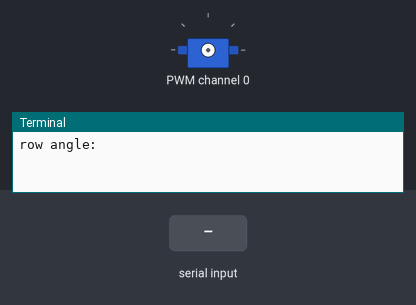
Recording of a program running on a simulated Raspberry Pi (BCM pin numbers). Shown: servo, the last lines printed to the terminal. Inputs (shaded band) come from the test bench. Servo angles are drawn from the pulse width (0.5 ms = 0°, 2.5 ms = 180°).

Above: at 1.2 s.
1.3 s: "5" typed at the terminal, then Enter
2.8 s: "90" typed at the terminal, then Enter
At 3.6 s:
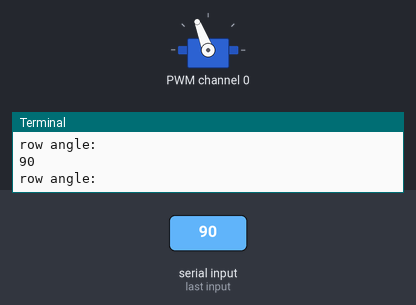
Timing chart, 0 to 5.8 s (numbered marks = the images above; inputs shaded):
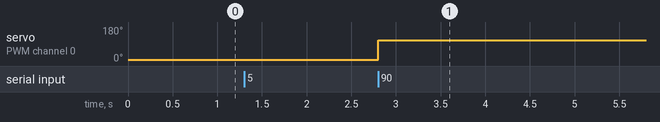

Measured:
- after the input at 2.8 s, servo on PWM channel 0: 6° → 111° at once

The program:

myservo.py
```python
import smbus
import time

CENTER_STEETING_VALUE = 81
LEFT_MAX_STEETING_VALUE = 26
RIGHT_MAX_STEETING_VALUE = 118

CENTER_STEETING_OFFSET = 90 - CENTER_STEETING_VALUE

class PCA9685:
    def __init__(self, address=0x40, bus_num=1):
        self.address = address
        self.bus = smbus.SMBus(bus_num)
        self.MODE1 = 0x00
        self.MODE2 = 0x01
        self.PRESCALE = 0xFE
        self.LED0_ON_L = 0x06
        self.LED0_ON_H = 0x07
        self.LED0_OFF_L = 0x08
        self.LED0_OFF_H = 0x09
        self._init_pca9685()

    def _init_pca9685(self):
        self.bus.write_byte_data(self.address, self.MODE1, 0x00)
        self.set_pwm_freq(60)

    def set_pwm_freq(self, freq):
        prescale_val = int(25000000.0 / (4096 * freq) - 1)
        old_mode = self.bus.read_byte_data(self.address, self.MODE1)
        new_mode = (old_mode & 0x7F) | 0x10  # sleep
        self.bus.write_byte_data(self.address, self.MODE1, new_mode)
        self.bus.write_byte_data(self.address, self.PRESCALE, prescale_val)
        self.bus.write_byte_data(self.address, self.MODE1, old_mode)
        time.sleep(0.005)
        self.bus.write_byte_data(self.address, self.MODE1, old_mode | 0x80)

    def set_pwm(self, channel, on, off):
        self.bus.write_byte_data(self.address, self.LED0_ON_L + 4*channel, on & 0xFF)
        self.bus.write_byte_data(self.address, self.LED0_ON_H + 4*channel, on >> 8)
        self.bus.write_byte_data(self.address, self.LED0_OFF_L + 4*channel, off & 0xFF)
        self.bus.write_byte_data(self.address, self.LED0_OFF_H + 4*channel, off >> 8)

    def set_row_servo_angle(self, channel, angle):
        pulse_length = 1000000.0 / 60 / 4096
        pulse = int((angle * (2500 / 180) + 500) / pulse_length)
        self.set_pwm(channel, 0, pulse)

        return angle

    def set_servo_angle(self, channel, angle):
        mapped_angle = angle - CENTER_STEETING_OFFSET

        if mapped_angle > RIGHT_MAX_STEETING_VALUE:
            mapped_angle = RIGHT_MAX_STEETING_VALUE
        elif mapped_angle < LEFT_MAX_STEETING_VALUE:
            mapped_angle = LEFT_MAX_STEETING_VALUE

        self.set_row_servo_angle(channel, mapped_angle)

        return mapped_angle + CENTER_STEETING_OFFSET

def main():
    pca9685 = PCA9685()
    channel = 0

    try:
        while True:
            in_angle = int(input("row angle:"))
            pca9685.set_row_servo_angle(channel, in_angle)

    except KeyboardInterrupt:
        pass

if __name__ == "__main__":
    main()
```
